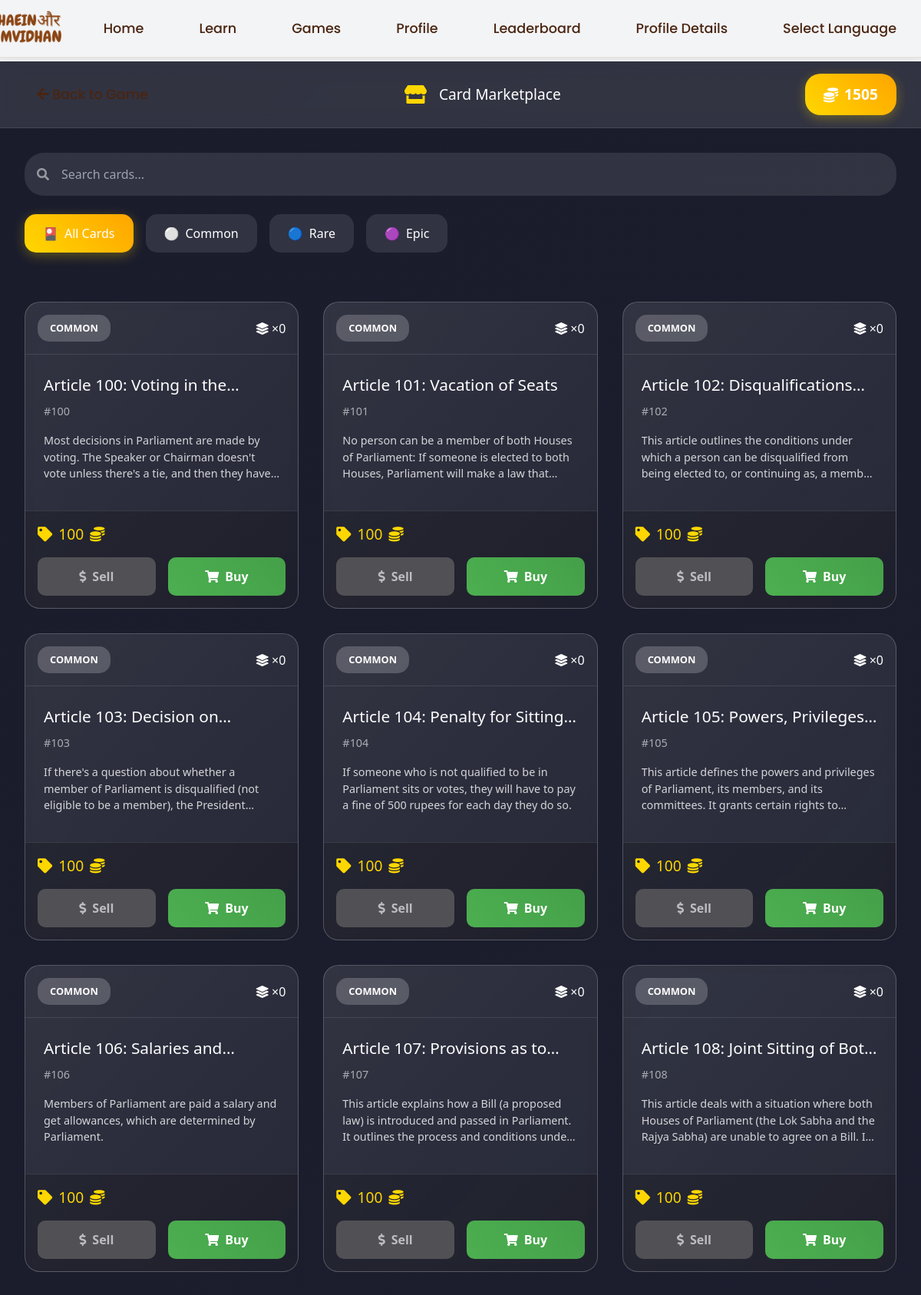
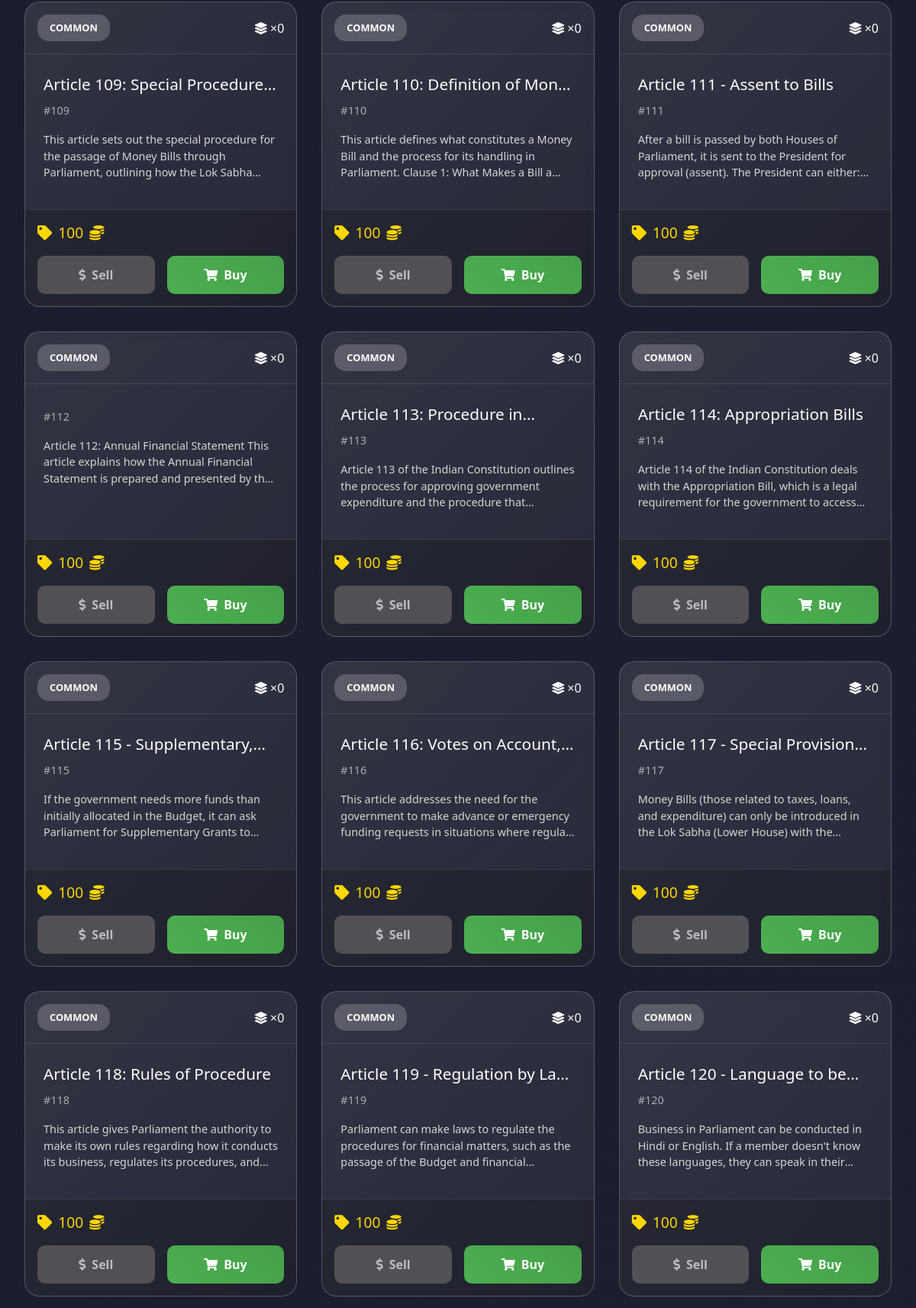
Screenshot of /spinwheel/marketplace/ (signed in, upper part) with the database file from the repository (2 pictures, top to bottom).
### spinwheel/models.py (models this page shows, shortened)
class PlayerProfile(models.Model):
    user = models.OneToOneField(User, on_delete=models.CASCADE)
    coins = models.IntegerField(default=0)
    spins_remaining = models.IntegerField(default=10)
    max_spins = models.IntegerField(default=10)
    last_spin_refill = models.DateTimeField(auto_now_add=True)

class Card(models.Model):
    RARITY_CHOICES = [
        ('COMMON', 'Common'),
        ('RARE', 'Rare'),
        ('EPIC', 'Epic'),
    ]
    title = models.CharField(max_length=200)
    article_number = models.CharField(max_length=50)
    content = models.TextField()
    rarity = models.CharField(max_length=10, choices=RARITY_CHOICES)
    base_price = models.IntegerField(default=100)
    class Meta:
        unique_together = ['article_number', 'rarity']

### spinwheel/views.py (the view)
# urls.py: path('marketplace/', views.marketplace, name='marketplace'),
@login_required
def marketplace(request):
    all_cards = Card.objects.all()
    user_profile = PlayerProfile.objects.get(user=request.user)
    player_collections = PlayerCollection.objects.filter(player=user_profile)
    marketplace_items = []
    for card in all_cards:
        player_collection = player_collections.filter(card=card).first()
        marketplace_items.append({
            'card': card,
            'owned_quantity': player_collection.quantity if player_collection else 0,
            'price': get_card_price(card.rarity),
            'can_sell': player_collection.quantity > 1 if player_collection else False,
            'can_buy': user_profile.coins >= get_card_price(card.rarity)
        })
    return render(request, 'spinwheel/marketplace.html', {
        'marketplace_items': marketplace_items,
        'profile': user_profile
    })

### spinwheel/views.py (called while the page is built)
def get_card_price(rarity):
    prices = {
        'COMMON': 100,
        'RARE': 250,
        'EPIC': 500
    }
    return prices.get(rarity, 0)

### users/templatetags/chat_widget.py (called while the page is built)
@register.inclusion_tag('users/chat_widget.html', takes_context=True)
def chat_widget(context):
    return {
        'request': context.get('request'),
    }

### spinwheel/templates/spinwheel/marketplace.html (shortened to what this page needs)
{% extends 'base.html' %}
{% block content %}
<link rel="stylesheet" href="https://cdnjs.cloudflare.com/ajax/libs/font-awesome/5.15.4/css/all.min.css">
<div class="marketplace-page">
    <header class="marketplace-header">
        <div class="header-content">
            <nav class="nav-links">
                <a href="{% url 'spinwheel:index' %}" class="nav-link">
                </a>
            </nav>
            <div class="marketplace-title">
                <i class="fas fa-store"></i>
                <h1>Card Marketplace</h1>
            </div>
            <div class="player-balance">
                <i class="fas fa-coins"></i>
                <span id="coins-count">{{ profile.coins }}</span>
            </div>
        </div>
    </header>
    <div class="marketplace-content">
        <div class="filter-section">
            <div class="search-bar">
                <i class="fas fa-search"></i>
                <input type="text" id="card-search" placeholder="Search cards...">
            </div>
            <div class="rarity-filters">
                <button class="filter-btn active" data-rarity="all">
                    <span class="filter-icon">🎴</span> All Cards
                </button>
                <button class="filter-btn" data-rarity="common">
                    <span class="filter-icon">⚪</span> Common
                </button>
                <button class="filter-btn" data-rarity="rare">
                    <span class="filter-icon">🔵</span> Rare
                </button>
                <button class="filter-btn" data-rarity="epic">
                    <span class="filter-icon">🟣</span> Epic
                </button>
            </div>
        </div>
        <div class="cards-grid">
            {% for item in marketplace_items %}
            <div class="marketplace-card {{ item.card.rarity|lower }}" data-rarity="{{ item.card.rarity|lower }}" data-card-id="{{ item.card.id }}">
                <div class="card-inner">
                    <div class="card-header">
                        <span class="rarity-badge {{ item.card.rarity|lower }}">
                            {{ item.card.rarity }}
                        </span>
                        <div class="ownership-info">
                            <i class="fas fa-layer-group"></i>
                            <span class="quantity">×{{ item.owned_quantity }}</span>
                        </div>
                    </div>
                    <div class="card-content">
                        <h3 class="card-title">{{ item.card.title }}</h3>
                        <p class="article-number">#{{ item.card.article_number }}</p>
                        <p class="card-description">{{ item.card.content }}</p>
                    </div>
                    <div class="card-market-info">
                        <div class="price-tag">
                            <i class="fas fa-tag"></i>
                            <span class="price-amount">{{ item.price }}</span>
                            <i class="fas fa-coins"></i>
                        </div>
                        <div class="market-actions">
                            <button class="sell-btn {% if not item.can_sell %}disabled{% endif %}"
                                    onclick="sellCard({{ item.card.id }})"
                                    {% if not item.can_sell %}disabled{% endif %}>
                                <i class="fas fa-dollar-sign"></i> Sell
                            </button>
                            <button class="buy-btn {% if not item.can_buy %}disabled{% endif %}"
                                    onclick="buyCard({{ item.card.id }})"
                                    {% if not item.can_buy %}disabled{% endif %}>
                                <i class="fas fa-shopping-cart"></i> Buy
                            </button>
                        </div>
                    </div>
                </div>
            </div>
            {% endfor %}
        </div>
    </div>
</div>
{% endblock %}

### users/templates/base.html (style rules this page uses)
.nav-links { display: flex; gap: 2.5rem; align-items: center; }
.nav-link { color: #4A2511; text-decoration: none; padding: 0.5rem 1rem; font-family: 'Poppins', sans-serif; font-weight: 500; position: relative; transition: all 0.3s ease; font-size: 1.1rem; }
.nav-link:after { content: ''; position: absolute; width: 0; height: 2px; background: #8B4513; left: 0; bottom: -2px; transition: width 0.3s ease; }
body { padding-top: 80px; }
* { cursor: auto !important; }
input[type="text"], input[type="email"], textarea { cursor: text; }
body { top: 0 !important; position: static !important; }
body { top: 0 !important; }

### rows the page displays
PlayerProfile: coins "1505"
Card: card.rarity "COMMON", owned_quantity "0", card "Article 100: Voting in…", card.article_number "100", card.content "Most decisions in Parliament are made by voting. The Speaker or Chairman doesn't vote unless there's a tie, and then they…", price "100"
Card: card.rarity "COMMON", owned_quantity "0", card "Article 101: Vacation of Seats", card.article_number "101", card.content "No person can be a member of both Houses of Parliament: If someone is elected to both Houses, Parliament will make a law…", price "100"
Card: card.rarity "COMMON", owned_quantity "0", card "Article 102:…", card.article_number "102", card.content "This article outlines the conditions under which a person can be disqualified from being elected to, or continuing as, a…", price "100"
Card: card.rarity "COMMON", owned_quantity "0", card "Article 103: Decision…", card.article_number "103", card.content "If there's a question about whether a member of Parliament is disqualified (not eligible to be a member), the…", price "100"
Card: card.rarity "COMMON", owned_quantity "0", card "Article 104: Penalty for…", card.article_number "104", card.content "If someone who is not qualified to be in Parliament sits or votes, they will have to pay a fine of 500 rupees for each day they do so.", price "100"
Card: card.rarity "COMMON", owned_quantity "0", card "Article 105: Powers,…", card.article_number "105", card.content "This article defines the powers and privileges of Parliament, its members, and its committees. It grants certain rights…", price "100"
Card: card.rarity "COMMON", owned_quantity "0", card "Article 106: Salaries…", card.article_number "106", card.content "Members of Parliament are paid a salary and get allowances, which are determined by Parliament.", price "100"
Card: card.rarity "COMMON", owned_quantity "0", card "Article 107: Provisions as…", card.article_number "107", card.content "This article explains how a Bill (a proposed law) is introduced and passed in Parliament. It outlines the process and conditions…", price "100"
Card: card.rarity "COMMON", owned_quantity "0", card "Article 108: Joint Sitting of…", card.article_number "108", card.content "This article deals with a situation where both Houses of Parliament (the Lok Sabha and the Rajya Sabha) are unable to agree on a Bill.…", price "100"
Card: card.rarity "COMMON", owned_quantity "0", card "Article 109: Special…", card.article_number "109", card.content "This article sets out the special procedure for the passage of Money Bills through Parliament, outlining how the Lok…", price "100"
Card: card.rarity "COMMON", owned_quantity "0", card "Article 110: Definition of…", card.article_number "110", card.content "This article defines what constitutes a Money Bill and the process for its handling in Parliament. Clause 1: What Makes a Bill…", price "100"
Card: card.rarity "COMMON", owned_quantity "0", card "Article 111 - Assent to Bills", card.article_number "111", card.content "After a bill is passed by both Houses of Parliament, it is sent to the President for approval (assent). The President can…", price "100"
Card: card.rarity "COMMON", owned_quantity "0", card.article_number "112", card.content "Article 112: Annual Financial Statement This article explains how the Annual Financial Statement is prepared and presented by…", price "100"
Card: card.rarity "COMMON", owned_quantity "0", card "Article 113: Procedure…", card.article_number "113", card.content "Article 113 of the Indian Constitution outlines the process for approving government expenditure and the procedure…", price "100"
Card: card.rarity "COMMON", owned_quantity "0", card "Article 114: Appropriation Bills", card.article_number "114", card.content "Article 114 of the Indian Constitution deals with the Appropriation Bill, which is a legal requirement for the government to…", price "100"
Card: card.rarity "COMMON", owned_quantity "0", card "Article 115 -…", card.article_number "115", card.content "If the government needs more funds than initially allocated in the Budget, it can ask Parliament for Supplementary Grants…", price "100"
Card: card.rarity "COMMON", owned_quantity "0", card "Article 116: Votes on…", card.article_number "116", card.content "This article addresses the need for the government to make advance or emergency funding requests in situations where…", price "100"
Card: card.rarity "COMMON", owned_quantity "0", card "Article 117 - Special…", card.article_number "117", card.content "Money Bills (those related to taxes, loans, and expenditure) can only be introduced in the Lok Sabha (Lower House) with…", price "100"
Card: card.rarity "COMMON", owned_quantity "0", card "Article 118: Rules of Procedure", card.article_number "118", card.content "This article gives Parliament the authority to make its own rules regarding how it conducts its business, regulates its procedures,…", price "100"
Card: card.rarity "COMMON", owned_quantity "0", card "Article 119 - Regulation by…", card.article_number "119", card.content "Parliament can make laws to regulate the procedures for financial matters, such as the passage of the Budget and…", price "100"
Card: card.rarity "COMMON", owned_quantity "0", card "Article 120 - Language to…", card.article_number "120", card.content "Business in Parliament can be conducted in Hindi or English. If a member doesn't know these languages, they can speak in…", price "100"
